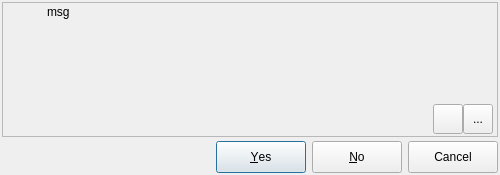
<?xml version="1.0" encoding="UTF-8"?>
<ui version="4.0">
 <class>CaixaMensagem</class>
 <widget class="QDialog" name="CaixaMensagem">
  <property name="windowModality">
   <enum>Qt::ApplicationModal</enum>
  </property>
  <property name="geometry">
   <rect>
    <x>0</x>
    <y>0</y>
    <width>500</width>
    <height>175</height>
   </rect>
  </property>
  <property name="sizePolicy">
   <sizepolicy hsizetype="Minimum" vsizetype="Minimum">
    <horstretch>0</horstretch>
    <verstretch>0</verstretch>
   </sizepolicy>
  </property>
  <property name="minimumSize">
   <size>
    <width>500</width>
    <height>175</height>
   </size>
  </property>
  <property name="windowTitle">
   <string>Dialog</string>
  </property>
  <property name="windowIcon">
   <iconset resource="../res/resources.qrc">
    <normaloff>:/icones/icones/pgsqlModeler48x48.png</normaloff>:/icones/icones/pgsqlModeler48x48.png</iconset>
  </property>
  <layout class="QGridLayout" name="gridLayout_4">
   <property name="margin">
    <number>2</number>
   </property>
   <property name="spacing">
    <number>4</number>
   </property>
   <item row="0" column="0">
    <widget class="QFrame" name="frame">
     <property name="sizePolicy">
      <sizepolicy hsizetype="Minimum" vsizetype="Minimum">
       <horstretch>0</horstretch>
       <verstretch>0</verstretch>
      </sizepolicy>
     </property>
     <property name="minimumSize">
      <size>
       <width>0</width>
       <height>0</height>
      </size>
     </property>
     <property name="frameShape">
      <enum>QFrame::StyledPanel</enum>
     </property>
     <property name="frameShadow">
      <enum>QFrame::Raised</enum>
     </property>
     <layout class="QGridLayout" name="gridLayout_3">
      <property name="margin">
       <number>2</number>
      </property>
      <item row="1" column="0">
       <layout class="QHBoxLayout" name="horizontalLayout_3">
        <property name="spacing">
         <number>0</number>
        </property>
        <property name="rightMargin">
         <number>2</number>
        </property>
        <item>
         <spacer name="horizontalSpacer">
          <property name="orientation">
           <enum>Qt::Horizontal</enum>
          </property>
          <property name="sizeHint" stdset="0">
           <size>
            <width>361</width>
            <height>27</height>
           </size>
          </property>
         </spacer>
        </item>
        <item>
         <widget class="QToolButton" name="exibir_exec_txt_tb">
          <property name="minimumSize">
           <size>
            <width>30</width>
            <height>30</height>
           </size>
          </property>
          <property name="toolTip">
           <string>Show excpetion stack in text format (useful to report errors).</string>
          </property>
          <property name="text">
           <string/>
          </property>
          <property name="icon">
           <iconset resource="../res/resources.qrc">
            <normaloff>:/icones/icones/codigofonte.png</normaloff>:/icones/icones/codigofonte.png</iconset>
          </property>
          <property name="iconSize">
           <size>
            <width>22</width>
            <height>22</height>
           </size>
          </property>
          <property name="checkable">
           <bool>true</bool>
          </property>
         </widget>
        </item>
        <item>
         <widget class="QToolButton" name="exibir_exec_tb">
          <property name="minimumSize">
           <size>
            <width>30</width>
            <height>30</height>
           </size>
          </property>
          <property name="toolTip">
           <string>Show/hide exceptions stack.</string>
          </property>
          <property name="text">
           <string>...</string>
          </property>
          <property name="icon">
           <iconset resource="../res/resources.qrc">
            <normaloff>:/icones/icones/refazer.png</normaloff>:/icones/icones/refazer.png</iconset>
          </property>
          <property name="iconSize">
           <size>
            <width>22</width>
            <height>22</height>
           </size>
          </property>
          <property name="checkable">
           <bool>true</bool>
          </property>
         </widget>
        </item>
       </layout>
      </item>
      <item row="0" column="0">
       <widget class="QStackedWidget" name="grupo_objs_wgt">
        <property name="sizePolicy">
         <sizepolicy hsizetype="Minimum" vsizetype="Minimum">
          <horstretch>0</horstretch>
          <verstretch>0</verstretch>
         </sizepolicy>
        </property>
        <property name="minimumSize">
         <size>
          <width>424</width>
          <height>0</height>
         </size>
        </property>
        <property name="frameShape">
         <enum>QFrame::NoFrame</enum>
        </property>
        <property name="frameShadow">
         <enum>QFrame::Plain</enum>
        </property>
        <property name="currentIndex">
         <number>0</number>
        </property>
        <widget class="QWidget" name="pg1_4">
         <layout class="QGridLayout" name="gridLayout_9">
          <property name="margin">
           <number>0</number>
          </property>
          <property name="spacing">
           <number>0</number>
          </property>
          <item row="0" column="0">
           <layout class="QGridLayout" name="gridLayout_7">
            <property name="spacing">
             <number>2</number>
            </property>
            <item row="0" column="0">
             <widget class="QLabel" name="icone_lb">
              <property name="minimumSize">
               <size>
                <width>40</width>
                <height>40</height>
               </size>
              </property>
              <property name="maximumSize">
               <size>
                <width>40</width>
                <height>40</height>
               </size>
              </property>
              <property name="text">
               <string/>
              </property>
              <property name="pixmap">
               <pixmap resource="../res/resources.qrc">:/icones/icones/msgbox_erro.png</pixmap>
              </property>
              <property name="alignment">
               <set>Qt::AlignCenter</set>
              </property>
             </widget>
            </item>
            <item row="0" column="1" rowspan="2">
             <widget class="QLabel" name="texto_lb">
              <property name="enabled">
               <bool>true</bool>
              </property>
              <property name="sizePolicy">
               <sizepolicy hsizetype="Preferred" vsizetype="Preferred">
                <horstretch>0</horstretch>
                <verstretch>0</verstretch>
               </sizepolicy>
              </property>
              <property name="minimumSize">
               <size>
                <width>0</width>
                <height>0</height>
               </size>
              </property>
              <property name="maximumSize">
               <size>
                <width>16777215</width>
                <height>16777215</height>
               </size>
              </property>
              <property name="acceptDrops">
               <bool>false</bool>
              </property>
              <property name="autoFillBackground">
               <bool>false</bool>
              </property>
              <property name="styleSheet">
               <string notr="true"/>
              </property>
              <property name="text">
               <string>msg</string>
              </property>
              <property name="textFormat">
               <enum>Qt::AutoText</enum>
              </property>
              <property name="scaledContents">
               <bool>true</bool>
              </property>
              <property name="alignment">
               <set>Qt::AlignLeading|Qt::AlignLeft|Qt::AlignTop</set>
              </property>
              <property name="wordWrap">
               <bool>true</bool>
              </property>
              <property name="margin">
               <number>4</number>
              </property>
              <property name="textInteractionFlags">
               <set>Qt::TextSelectableByKeyboard|Qt::TextSelectableByMouse</set>
              </property>
             </widget>
            </item>
            <item row="1" column="0">
             <spacer name="verticalSpacer">
              <property name="orientation">
               <enum>Qt::Vertical</enum>
              </property>
              <property name="sizeHint" stdset="0">
               <size>
                <width>37</width>
                <height>26</height>
               </size>
              </property>
             </spacer>
            </item>
           </layout>
          </item>
         </layout>
        </widget>
        <widget class="QWidget" name="pg2_4">
         <layout class="QGridLayout" name="gridLayout_8">
          <property name="leftMargin">
           <number>2</number>
          </property>
          <property name="topMargin">
           <number>2</number>
          </property>
          <property name="rightMargin">
           <number>0</number>
          </property>
          <property name="bottomMargin">
           <number>0</number>
          </property>
          <property name="spacing">
           <number>0</number>
          </property>
          <item row="0" column="0">
           <widget class="QTreeWidget" name="excecoes_trw">
            <property name="font">
             <font>
              <pointsize>8</pointsize>
             </font>
            </property>
            <property name="lineWidth">
             <number>1</number>
            </property>
            <property name="midLineWidth">
             <number>1</number>
            </property>
            <property name="autoScrollMargin">
             <number>16</number>
            </property>
            <property name="editTriggers">
             <set>QAbstractItemView::NoEditTriggers</set>
            </property>
            <property name="alternatingRowColors">
             <bool>true</bool>
            </property>
            <property name="selectionMode">
             <enum>QAbstractItemView::NoSelection</enum>
            </property>
            <property name="selectionBehavior">
             <enum>QAbstractItemView::SelectItems</enum>
            </property>
            <property name="indentation">
             <number>15</number>
            </property>
            <property name="uniformRowHeights">
             <bool>false</bool>
            </property>
            <property name="animated">
             <bool>false</bool>
            </property>
            <property name="wordWrap">
             <bool>false</bool>
            </property>
            <column>
             <property name="text">
              <string>Exceptions</string>
             </property>
            </column>
           </widget>
          </item>
         </layout>
        </widget>
        <widget class="QWidget" name="page">
         <layout class="QGridLayout" name="gridLayout_5">
          <property name="margin">
           <number>2</number>
          </property>
          <item row="0" column="0">
           <widget class="QTextBrowser" name="excecoes_txt">
            <property name="font">
             <font>
              <family>DejaVu Sans Mono</family>
              <pointsize>8</pointsize>
             </font>
            </property>
            <property name="lineWrapMode">
             <enum>QTextEdit::NoWrap</enum>
            </property>
            <property name="acceptRichText">
             <bool>false</bool>
            </property>
           </widget>
          </item>
         </layout>
        </widget>
       </widget>
      </item>
     </layout>
    </widget>
   </item>
   <item row="1" column="0">
    <layout class="QGridLayout" name="gridLayout_2">
     <item row="0" column="1">
      <spacer>
       <property name="orientation">
        <enum>Qt::Horizontal</enum>
       </property>
       <property name="sizeHint" stdset="0">
        <size>
         <width>298</width>
         <height>27</height>
        </size>
       </property>
      </spacer>
     </item>
     <item row="0" column="2">
      <widget class="QWidget" name="container_wgt" native="true">
       <layout class="QGridLayout" name="gridLayout">
        <property name="margin">
         <number>0</number>
        </property>
        <item row="0" column="0">
         <widget class="QPushButton" name="sim_ok_btn">
          <property name="minimumSize">
           <size>
            <width>90</width>
            <height>32</height>
           </size>
          </property>
          <property name="maximumSize">
           <size>
            <width>90</width>
            <height>16777215</height>
           </size>
          </property>
          <property name="text">
           <string>&amp;Yes</string>
          </property>
          <property name="icon">
           <iconset resource="../res/resources.qrc">
            <normaloff>:/icones/icones/confirmar.png</normaloff>:/icones/icones/confirmar.png</iconset>
          </property>
          <property name="autoDefault">
           <bool>true</bool>
          </property>
          <property name="default">
           <bool>false</bool>
          </property>
         </widget>
        </item>
        <item row="0" column="2">
         <widget class="QPushButton" name="nao_btn">
          <property name="minimumSize">
           <size>
            <width>90</width>
            <height>32</height>
           </size>
          </property>
          <property name="maximumSize">
           <size>
            <width>90</width>
            <height>16777215</height>
           </size>
          </property>
          <property name="text">
           <string>&amp;No</string>
          </property>
          <property name="icon">
           <iconset resource="../res/resources.qrc">
            <normaloff>:/icones/icones/fechar1.png</normaloff>:/icones/icones/fechar1.png</iconset>
          </property>
         </widget>
        </item>
        <item row="0" column="3">
         <widget class="QPushButton" name="cancelar_btn">
          <property name="minimumSize">
           <size>
            <width>90</width>
            <height>32</height>
           </size>
          </property>
          <property name="text">
           <string>Cancel</string>
          </property>
          <property name="icon">
           <iconset resource="../res/resources.qrc">
            <normaloff>:/icones/icones/msgbox_erro.png</normaloff>:/icones/icones/msgbox_erro.png</iconset>
          </property>
         </widget>
        </item>
       </layout>
      </widget>
     </item>
     <item row="0" column="0">
      <widget class="QLabel" name="label">
       <property name="text">
        <string/>
       </property>
       <property name="pixmap">
        <pixmap resource="../res/resources.qrc">:/imagens/imagens/pgmodeler_name.png</pixmap>
       </property>
      </widget>
     </item>
    </layout>
   </item>
  </layout>
 </widget>
 <resources>
  <include location="../res/resources.qrc"/>
 </resources>
 <connections/>
</ui>
